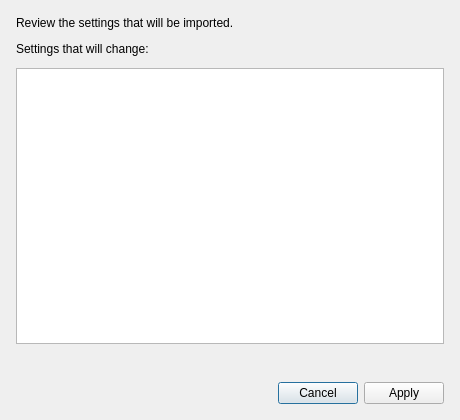
<?xml version="1.0" encoding="UTF-8"?>
<ui version="4.0">
 <class>StacerImportDialog</class>
 <widget class="QDialog" name="StacerImportDialog">
  <property name="windowTitle">
   <string>Import from Stacer</string>
  </property>
  <property name="geometry">
   <rect>
    <x>0</x>
    <y>0</y>
    <width>460</width>
    <height>420</height>
   </rect>
  </property>
  <layout class="QVBoxLayout" name="mainLayout">
   <property name="spacing"><number>12</number></property>
   <property name="leftMargin"><number>16</number></property>
   <property name="topMargin"><number>16</number></property>
   <property name="rightMargin"><number>16</number></property>
   <property name="bottomMargin"><number>16</number></property>

   <item>
    <widget class="QLabel" name="lblSummary">
     <property name="text"><string>Review the settings that will be imported.</string></property>
     <property name="wordWrap"><bool>true</bool></property>
    </widget>
   </item>

   <item>
    <widget class="QLabel" name="lblWillChangeHeader">
     <property name="text"><string>Settings that will change:</string></property>
    </widget>
   </item>

   <item>
    <widget class="QListWidget" name="listWillChange">
     <property name="selectionMode">
      <enum>QAbstractItemView::NoSelection</enum>
     </property>
    </widget>
   </item>

   <item>
    <widget class="QLabel" name="lblNotImported">
     <property name="text"><string/></property>
     <property name="wordWrap"><bool>true</bool></property>
     <property name="accessibleName"><string notr="true">dimmed</string></property>
    </widget>
   </item>

   <item>
    <widget class="QDialogButtonBox" name="buttonBox">
     <property name="orientation"><enum>Qt::Horizontal</enum></property>
     <property name="standardButtons">
      <set>QDialogButtonBox::Apply|QDialogButtonBox::Cancel</set>
     </property>
     <property name="centerButtons"><bool>false</bool></property>
    </widget>
   </item>

  </layout>
 </widget>
 <connections>
  <connection>
   <sender>buttonBox</sender>
   <signal>rejected()</signal>
   <receiver>StacerImportDialog</receiver>
   <slot>reject()</slot>
   <hints>
    <hint type="sourcelabel"><x>248</x><y>254</y></hint>
    <hint type="destinationlabel"><x>157</x><y>274</y></hint>
   </hints>
  </connection>
 </connections>
</ui>
